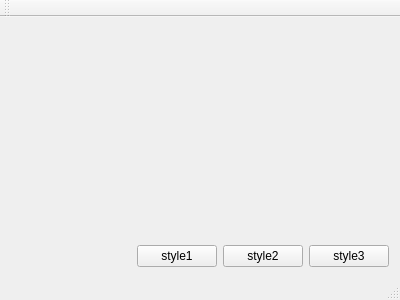
<?xml version="1.0" encoding="UTF-8"?>
<ui version="4.0">
 <class>MainWindow</class>
 <widget class="QMainWindow" name="MainWindow">
  <property name="geometry">
   <rect>
    <x>0</x>
    <y>0</y>
    <width>400</width>
    <height>300</height>
   </rect>
  </property>
  <property name="windowTitle">
   <string>MainWindow</string>
  </property>
  <widget class="QWidget" name="centralWidget">
   <layout class="QVBoxLayout" name="verticalLayout" stretch="1,0">
    <item>
     <widget class="QWidget" name="widget" native="true"/>
    </item>
    <item>
     <layout class="QHBoxLayout" name="horizontalLayout">
      <item>
       <spacer name="horizontalSpacer">
        <property name="orientation">
         <enum>Qt::Horizontal</enum>
        </property>
        <property name="sizeHint" stdset="0">
         <size>
          <width>40</width>
          <height>20</height>
         </size>
        </property>
       </spacer>
      </item>
      <item>
       <widget class="QPushButton" name="pushButton1">
        <property name="text">
         <string>style1</string>
        </property>
       </widget>
      </item>
      <item>
       <widget class="QPushButton" name="pushButton2">
        <property name="text">
         <string>style2</string>
        </property>
       </widget>
      </item>
      <item>
       <widget class="QPushButton" name="pushButton3">
        <property name="text">
         <string>style3</string>
        </property>
       </widget>
      </item>
     </layout>
    </item>
   </layout>
  </widget>
  <widget class="QMenuBar" name="menuBar">
   <property name="geometry">
    <rect>
     <x>0</x>
     <y>0</y>
     <width>400</width>
     <height>17</height>
    </rect>
   </property>
  </widget>
  <widget class="QToolBar" name="mainToolBar">
   <attribute name="toolBarArea">
    <enum>TopToolBarArea</enum>
   </attribute>
   <attribute name="toolBarBreak">
    <bool>false</bool>
   </attribute>
  </widget>
  <widget class="QStatusBar" name="statusBar"/>
 </widget>
 <layoutdefault spacing="6" margin="11"/>
 <resources/>
 <connections/>
</ui>
